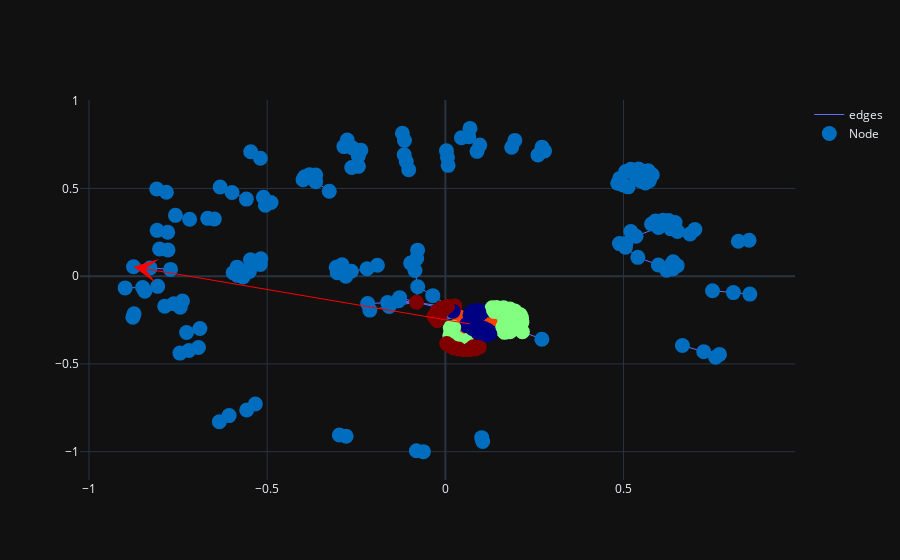

Notebook code cell kept with this figure:
### Markdown cell above
# Clustoring on a list of rdds obtained from single root node (target_node = 1) to all others

### Code cell
%%timeit -n1 -r1
df = RDD.get_rdds_for_visuals_vector(target_G, target_node, [measures.global_graph_degree], target_rad)
df = other_sims.k_means(df, [measures.global_graph_degree], target_clusters)
fig = visualize.visualize_rdd_vector_kmeans(target_G, target_node, target_rad, [measure_list], pos, target_clusters)
fig.show()
df = df.sort_values('cluster')
#print(df)

clusters = df_to_cluster_list(df)
result = nx.algorithms.community.modularity(target_G, clusters)
print(result)

### Figure 1 — Plotly figure (JSON) as saved in the notebook; plotly's stock layout.template omitted (floating-point values rounded to 4 significant figures; data arrays with more than 128 entries replaced by an {"elided": "..."} marker saying what was removed)
{"data": [{"line": {"width": 1}, "marker": {"color": {"elided": "268 int values"}, "colorscale": [[0, "rgb(0,0,131)"], [0.2, "rgb(0,60,170)"], [0.4, "rgb(5,255,255)"], [0.6, "rgb(255,255,0)"], [0.8, "rgb(250,0,0)"], [1, "rgb(128,0,0)"]], "size": 15}, "mode": "lines", "name": "edges", "type": "scatter", "uid": "e14cada5-b16d-4c74-afaa-262309734860", "x": {"elided": "909 float values"}, "y": {"elided": "909 float values"}}, {"customdata": {"elided": "268x8 mixed values"}, "hovertemplate": "node_name: %{customdata[0]} <br> radius: %{customdata[1]} <br> degree: %{customdata[2]} <br> global_graph_degree: %{customdata[3]} <br> normalized_rdd: %{customdata[4]} <br> cluster: %{customdata[5]} <br> nodes_x: %{customdata[6]} <br> nodes_y: %{customdata[7]} <br> ", "marker": {"color": {"elided": "268 int values"}, "colorscale": [[0, "rgb(0,0,131)"], [0.2, "rgb(0,60,170)"], [0.4, "rgb(5,255,255)"], [0.6, "rgb(255,255,0)"], [0.8, "rgb(250,0,0)"], [1, "rgb(128,0,0)"]], "size": 15}, "mode": "markers", "name": "Node", "text": {"elided": "268 str values"}, "type": "scatter", "uid": "250e1846-3a5e-4dcb-a398-e3e5bf311e2a", "x": {"elided": "268 float values"}, "y": {"elided": "268 float values"}}], "layout": {"annotations": [{"arrowcolor": "red", "arrowhead": 3, "arrowsize": 4, "axref": "x", "ayref": "y", "showarrow": true, "x": -0.875, "y": 0.0537}], "dragmode": "pan"}}
